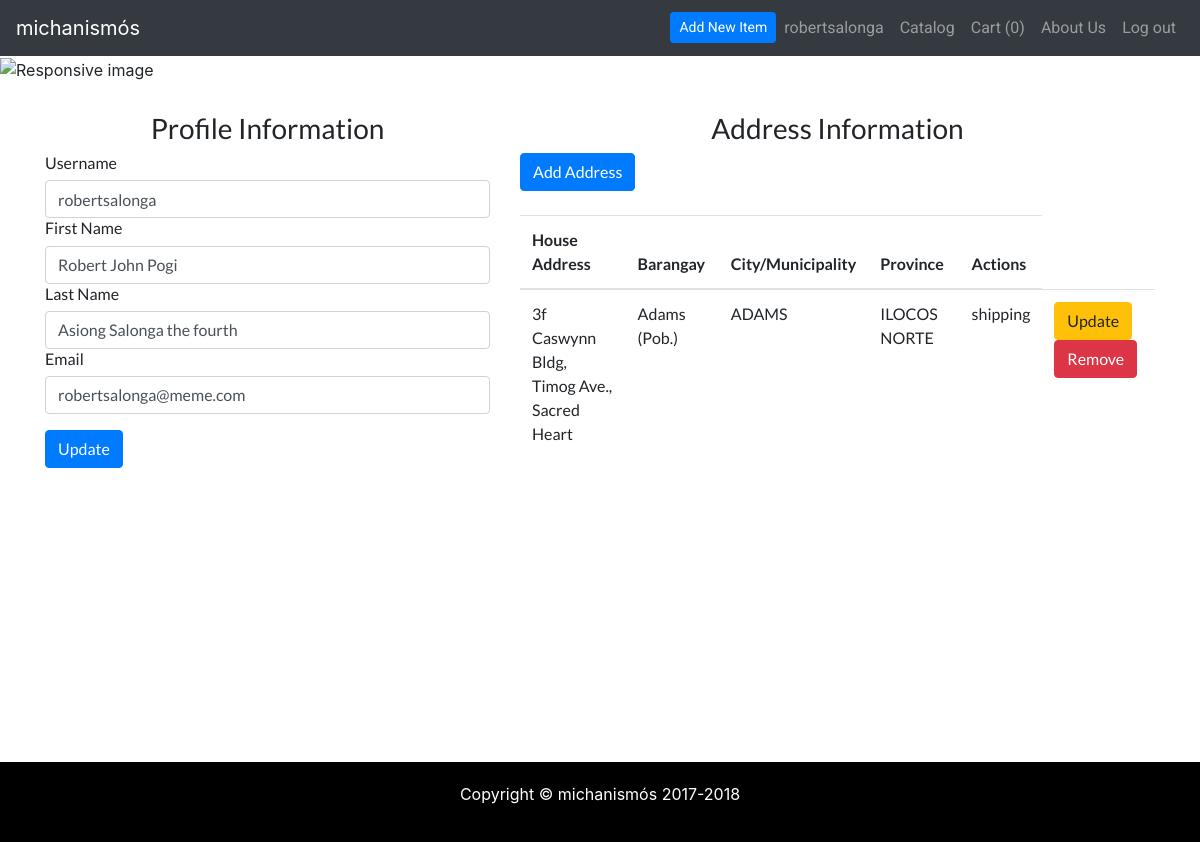
The app's page /views/profile.php (signed in) with its own data.
### tables this page shows
CREATE TABLE `addresses` (
  `id` int(11) NOT NULL,
  `house_num_others` varchar(255) NOT NULL,
  `region_province_code` varchar(255) NOT NULL,
  `city_municipality_code` varchar(255) NOT NULL,
  `barangay_id` int(11) NOT NULL,
  `address_type_id` int(11) NOT NULL,
  `default_flag` tinyint(1) NOT NULL DEFAULT '0',
  `user_id` int(11) NOT NULL
);

CREATE TABLE `barangays` (
  `id` int(11) NOT NULL,
  `barangay` text,
  `city_municipality_code` varchar(255) DEFAULT NULL
);

CREATE TABLE `cities_municipalities` (
  `id` int(11) NOT NULL,
  `city_municipality` varchar(255) NOT NULL,
  `province_code` varchar(255) NOT NULL,
  `city_municipality_code` varchar(255) NOT NULL
);

CREATE TABLE `region_provinces` (
  `id` int(11) NOT NULL,
  `region_province` varchar(255) NOT NULL,
  `region_code` varchar(255) NOT NULL,
  `province_code` varchar(255) NOT NULL
);

CREATE TABLE `address_types` (
  `id` int(11) NOT NULL,
  `type` varchar(254) NOT NULL
);

### views/profile.php (the view, shortened to what this page needs)
<?php
require_once('../controllers/connect.php');
include '../partials/header.php';
?>
<div class="row">
	<div class="col-lg-12">
		<img src="../assets/img/ODUD5I0.jpg" class="img-fluid" alt="Responsive image">
	</div>
</div>
<div class="container">
	<div class="row">
		<div class="col-lg-5 leftColumn">
			<?php
			$user = $_SESSION['user'];
			?>
			<form method="POST" action="../controllers/update_user.php">
				<h3 class="text-center">Profile Information</h3>
				<h6>
					<div>Username</div>
				</h6>
				<input type="text" class="form-control" id="address" value="<?php echo $user['username']; ?>">
				<h6>
					<div>First Name</div>
				</h6>
				<input type="text" name="firstName" class="form-control" id="" value="<?php echo $_SESSION['user']['first_name'] ?>">
				<h6>
					<div>Last Name</div>
				</h6>
				<input type="text" name="lastName" class="form-control" id="" value="<?php echo $_SESSION['user']['last_name'] ?>">
				<h6>
					<div>Email</div>
				</h6>
				<input type="text" name="emailAddress" class="form-control" id="" value="<?php echo $_SESSION['user']['email'] ?>">
				<button type="submit" class="btn btn-primary my-3">Update</button>
			</form>
		</div>
		<div class="col-lg-7 rightColumn">
			<h3 class="text-center">Address Information</h3>
			<a class="btn btn-primary" href="./address_form.php" data-id>Add Address</a>
			<div>
				<table class="table mt-4">
					<thead>
						<tr>
							<th scope="col">House Address</th>
							<th scope="col">Barangay</th>
							<th scope="col">City/Municipality</th>
							<th scope="col">Province</th>
							<th scope="col">Actions</th>
						</tr>
					</thead>
					<tbody>
						<?php
						$sql = "SELECT a.id, a.house_num_others, b.barangay, cm.city_municipality, rp.region_province, at.type FROM addresses a JOIN region_provinces rp ON (a.region_province_code = rp.province_code) JOIN barangays b ON (a.barangay_id = b.id) JOIN cities_municipalities cm ON (a.city_municipality_code = cm.city_municipality_code) JOIN address_types at ON (a.address_type_id = at.id) WHERE user_id = ". $user['id'];
						$addresses = mysqli_query($conn, $sql);
						foreach ($addresses as $address) { ?>
							<tr>
								<td><?php echo $address['house_num_others'] ?></td>
								<td><?php echo $address['barangay'] ?></td>
								<td><?php echo $address['city_municipality'] ?></td>
								<td><?php echo $address['region_province'] ?></td>
								<td><?php echo $address['type'] ?></td>
								<td>
									<?php
									echo "<a href='./update_address.php?id=$address[id]' class='btn btn-warning'>Update</a>";
									echo "<a href='../controllers/delete_address.php?id=$address[id]' class='btn btn-danger'>Remove</a>";
									 ?>
								</td>
							</tr>
						<?php }	?>
					</tbody>
				</table>
			</div>
		</div>
	</div>
</div>
<?php
include '../partials/footer.php';
?>

### assets/css/style.css (style rules this page uses)
* { margin: 0; border: 0; box-sizing: border-box; }
.container { min-height: 85vh; }
.container { font-family: 'Lato', sans-serif; }
.leftColumn, .rightColumn { margin-top: 30px; }

### records on screen
addresses: house_num_others "3f Caswynn Bldg, Timog Ave., Sacred Heart", barangay.barangay "Adams (Pob.)", cities_municipalities.city_municipality "ADAMS", region_provinces.region_province "ILOCOS NORTE", address_type.type "shipping"

### other values on screen
$_SESSION['user']['username'] "robertsalonga"
array_sum($_SESSION['cart']) "0"
